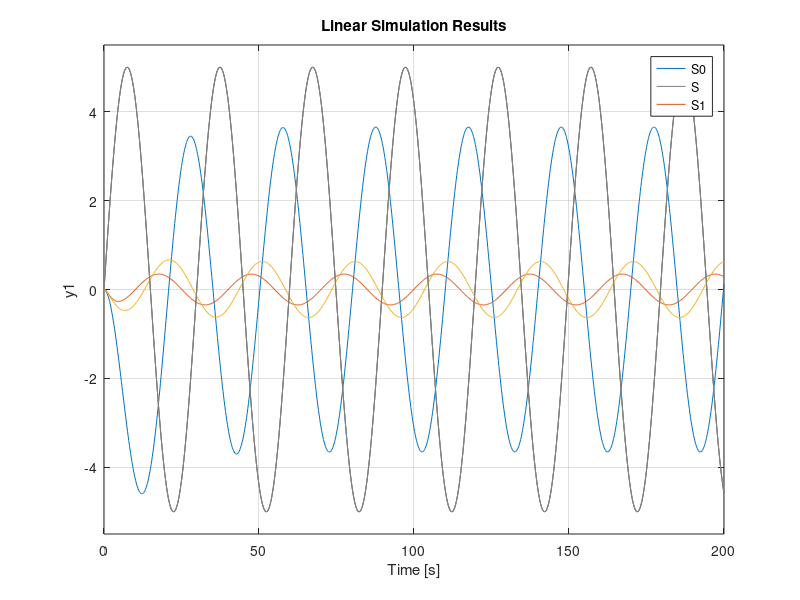

Source code (MATLAB):
K = 20;
TI = 2.5;
GP = tf(0.6, [10, 1]);
Gv = -1.7/0.6;

GR = tf([K*TI K], [TI 0]);
GK = GR * GP;
GTOT = feedback(GK, 1);

S = (GP*Gv)/(1+GP*GR);
S0 = tf(-1.7, [10 1]);

TI1 = 10;
GR1 = tf([K*TI1 K], [TI1 0]);
GK1 = GR1 * GP;
GTOT1 = feedback(GK1, 1);

S1 = (GP*Gv)/(1+GP*GR1);

t = 0:0.2:200;
v = 5*sin(0.21*t);
lsim(S0,S,S1,v,t);
legend;
